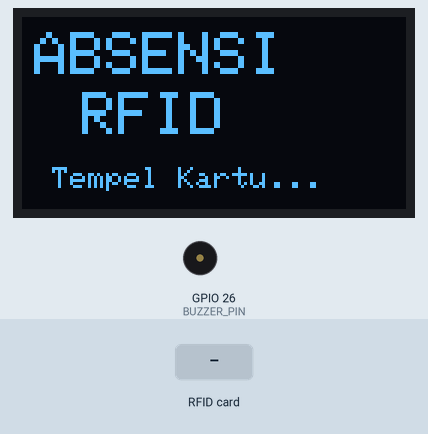
This sketch was run on a simulated ESP32. Shown: 128×64 one-colour display, buzzer (waves = sounding, pin HIGH). The test bench sets the inputs (shaded band). WiFi joins after 1.5 s; servers stay silent unless stated; uploads are accepted with an empty reply; the local clock reads 2024-03-15 10:24:30 at power-on unless the sketch sets it; what the sketch prints to the serial monitor is not drawn.

Above: at 6.0 s.
6.1 s: RFID card 74 4A 19 07 held to the reader
At 7.8 s:
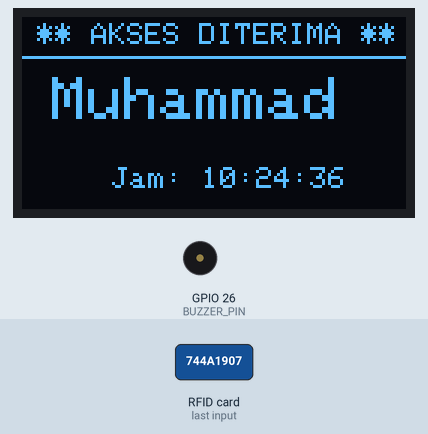
9.1 s: RFID card 43 06 18 07 held to the reader
At 11.0 s:
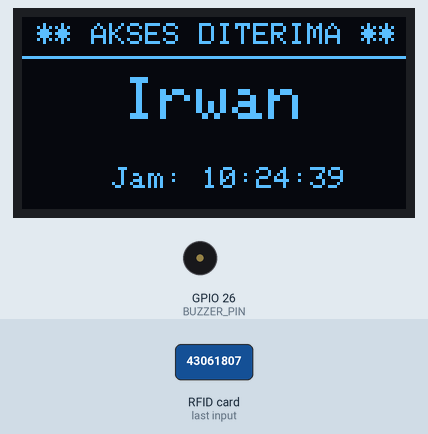
12.1 s: RFID card 5E CE F1 05 held to the reader
At 13.6 s:
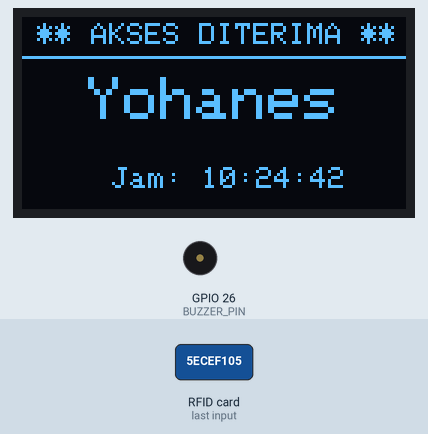
15.1 s: RFID card 5E 7A 19 C4 held to the reader
At 16.4 s:
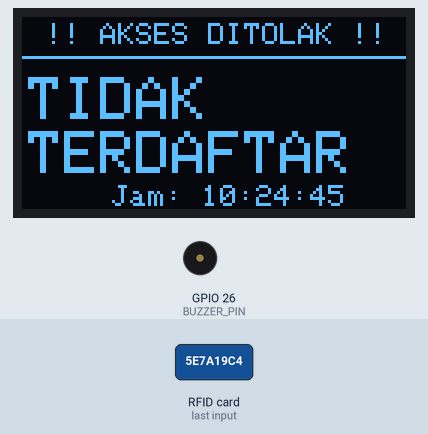
Timing chart, 0 to 18.1 s (numbered marks = the images above; inputs shaded):
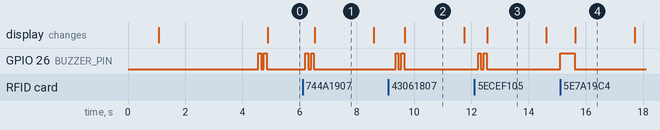

Measured:
- after the input at 6.1 s, GPIO 26 (BUZZER_PIN): alternates HIGH for 0.10 s and LOW for 0.10 s, 4 changes in all, then stays LOW, starting after 0.10 s; the display: changes after 0.42 s (image 1)
- after the input at 9.1 s, GPIO 26 (BUZZER_PIN): alternates HIGH for 0.10 s and LOW for 0.10 s, 4 changes in all, then stays LOW, starting after 0.25 s; the display: changes after 0.58 s (image 2)
- after the input at 12.1 s, GPIO 26 (BUZZER_PIN): alternates HIGH for 0.10 s and LOW for 0.10 s, 4 changes in all, then stays LOW, starting after 0.13 s; the display: changes after 0.46 s (image 3)
- after the input at 15.1 s, GPIO 26 (BUZZER_PIN): LOW → HIGH at once, → LOW 0.50 s later; the display: changes after 0.53 s (image 4)
- what the display in image 1 shows lasts 2.1 s, from 6.5 s to 8.6 s

The sketch:

ESP32_RFID_Attendance.ino
```cpp
// =====================================================
//   SISTEM ABSENSI RFID ESP32
//   Board   : ESP32 DevKit V1
//   Komponen: RFID RC522, OLED SSD1309 (Murni I2C 4-Pin), Buzzer
//   Waktu   : Sinkronisasi lokal dari Laptop/Server Backend
// =====================================================

// =====================================================
// LIBRARY
// =====================================================

#include <WiFi.h>
#include <WebServer.h>
#include <HTTPClient.h>
#include <time.h>
#include <sys/time.h>

#include <Wire.h>
#include <SPI.h>

#include <MFRC522.h>  // Library: MFRC522 by GithubCommunity

#include <Adafruit_GFX.h>      // Library: Adafruit GFX Library
#include <Adafruit_SSD1306.h>  // Library: Adafruit SSD1306

// =====================================================
// KONFIGURASI OLED
// OLED SSD1309 I2C 2.42 inch (128x64) - Versi Murni I2C 4-Pin
// =====================================================

#define OLED_WIDTH 128
#define OLED_HEIGHT 64
#define OLED_RESET -1       // Tetap -1 karena OLED murni I2C tidak memiliki pin reset fisik

// --- DIUBAH DI SINI ---
// Alamat diubah ke 0x3C sesuai dengan sablonan default pabrik di belakang PCB OLED kamu
#define OLED_I2C_ADDR 0x3C

Adafruit_SSD1306 display(OLED_WIDTH, OLED_HEIGHT, &Wire, OLED_RESET);

// =====================================================
// PIN RFID RC522
// =====================================================

#define RFID_SS_PIN 5
#define RFID_RST_PIN 15

#define SPI_SCK_PIN 18
#define SPI_MISO_PIN 19
#define SPI_MOSI_PIN 23

// =====================================================
// PIN I2C (Dipakai oleh OLED)
// =====================================================

#define I2C_SDA_PIN 21
#define I2C_SCL_PIN 22

// =====================================================
// PIN BUZZER
// =====================================================

#define BUZZER_PIN 26

// =====================================================
// KONFIGURASI WIFI
// =====================================================

const char* WIFI_SSID = "OPPO A76";
const char* WIFI_PASSWORD = "sukasuka";

// =====================================================
// KONFIGURASI BACKEND DASHBOARD
// =====================================================

const char* DEVICE_ID = "ESP32-RFID-01";
const char* ATTENDANCE_URL = "http://10.47.207.174:3001/api/attendance";
const char* HEARTBEAT_URL = "http://10.47.207.174:3001/api/device/heartbeat";
const char* TIME_URL = "http://10.47.207.174:3001/api/time";

// =====================================================
// INTERVAL WAKTU (dalam milidetik)
// =====================================================

const unsigned long TIME_SYNC_INTERVAL = 60UL * 1000UL;              // Sync jam tiap 1 menit dari server
const unsigned long HEARTBEAT_INTERVAL = 30UL * 1000UL;              // 30 detik
const unsigned long DISPLAY_HOLD_DURATION = 2000UL;                  // 2 detik untuk nahan layar absensi

// =====================================================
// OBJEK RFID
// =====================================================

MFRC522 mfrc522(RFID_SS_PIN, RFID_RST_PIN);

bool timeSynced = false;

// =====================================================
// WEB SERVER ESP32 LOKAL (Port 80)
// =====================================================

WebServer server(80);

// =====================================================
// DATA KARTU RFID YANG TERDAFTAR
// =====================================================

struct CardData {
  String uid;
  String name;
};

CardData allowedCards[] = {
  { "74 4A 19 07", "Muhammad Salmani" },
  { "43 06 18 07", "Irwan" },
  { "5E CE F1 05", "Yohanes" },
  { "05 8E 5D C2 DF E2 00", "Sinta Kasih" },
  { "05 80 4F D0 AE 92 00", "Prasetya" }
};

const int ALLOWED_CARD_COUNT = sizeof(allowedCards) / sizeof(allowedCards[0]);

// =====================================================
// VARIABEL STATUS TERAKHIR
// =====================================================

String lastUID = "-";
String lastName = "-";
String lastStatus = "MENUNGGU";
String lastTime = "-";
String lastDate = "-";
String lastBackendStatus = "BELUM KIRIM";

// =====================================================
// VARIABEL TIMER
// =====================================================

unsigned long lastHeartbeat = 0;
unsigned long lastTimeSync = 0;
unsigned long displayStateTime = 0;
bool displayingResult = false;

// =====================================================
// FUNGSI UTILITY & KONTROL KOMPONEN
// =====================================================

String jsonEscape(String value) {
  value.replace("\\", "\\\\");
  value.replace("\"", "\\\"");
  return value;
}

String statusForBackend(String status) {
  if (status == "DITERIMA") return "diterima";
  return "ditolak";
}

void beepOK() {
  digitalWrite(BUZZER_PIN, HIGH);
  delay(100);
  digitalWrite(BUZZER_PIN, LOW);
  delay(100);
  digitalWrite(BUZZER_PIN, HIGH);
  delay(100);
  digitalWrite(BUZZER_PIN, LOW);
}

void beepDenied() {
  digitalWrite(BUZZER_PIN, HIGH);
  delay(500);
  digitalWrite(BUZZER_PIN, LOW);
}

// =====================================================
// FUNGSI TAMPILAN OLED
// =====================================================

void oledStandby() {
  display.clearDisplay();
  display.setTextColor(SSD1306_WHITE);

  display.setTextSize(2);
  display.setCursor(4, 5);
  display.println("ABSENSI");
  display.setCursor(20, 25);
  display.println("RFID");

  display.setTextSize(1);
  display.setCursor(10, 50);
  display.println("Tempel Kartu...");

  display.display();
}

void oledAccepted(String name, String timeStr) {
  display.clearDisplay();
  display.setTextColor(SSD1306_WHITE);

  display.setTextSize(1);
  display.setCursor(5, 2);
  display.println("** AKSES DITERIMA **");

  display.drawLine(0, 13, 127, 13, SSD1306_WHITE);

  display.setTextSize(2);
  String displayName = name;
  if (displayName.length() > 9) {
    displayName = displayName.substring(0, 9);
  }
  int nameX = (OLED_WIDTH - (displayName.length() * 12)) / 2;
  if (nameX < 0) nameX = 0;
  display.setCursor(nameX, 20);
  display.println(displayName);

  display.setTextSize(1);
  display.setCursor(30, 50);
  display.print("Jam: ");
  display.println(timeStr);

  display.display();
}

void oledDenied(String timeStr) {
  display.clearDisplay();
  display.setTextColor(SSD1306_WHITE);

  display.setTextSize(1);
  display.setCursor(8, 2);
  display.println("!! AKSES DITOLAK !!");

  display.drawLine(0, 13, 127, 13, SSD1306_WHITE);

  display.setTextSize(2);
  display.setCursor(2, 20);
  display.println("TIDAK");
  display.setCursor(2, 38);
  display.println("TERDAFTAR");

  display.setTextSize(1);
  display.setCursor(30, 56);
  display.print("Jam: ");
  display.println(timeStr);

  display.display();
}

// =====================================================
// FUNGSI JARINGAN & BACKEND
// =====================================================

void connectWiFi() {
  if (WiFi.status() == WL_CONNECTED) return;

  Serial.println("Menghubungkan ke WiFi...");
  WiFi.mode(WIFI_STA);
  WiFi.begin(WIFI_SSID, WIFI_PASSWORD);

  int attempt = 0;
  while (WiFi.status() != WL_CONNECTED && attempt < 30) {
    delay(500);
    Serial.print(".");
    attempt++;
  }

  Serial.println();

  if (WiFi.status() == WL_CONNECTED) {
    Serial.println("WiFi Terhubung!");
    Serial.print("IP ESP32: ");
    Serial.println(WiFi.localIP());
  } else {
    Serial.println("Gagal terhubung ke WiFi.");
  }
}

bool syncTimeFromServer() {
  if (WiFi.status() != WL_CONNECTED) {
    return false;
  }

  Serial.println("Sinkronisasi waktu dari Server Backend...");
  HTTPClient http;
  http.begin(TIME_URL);
  int httpCode = http.GET();

  if (httpCode == 200) {
    String payload = http.getString();
    Serial.println("Respons waktu server: " + payload);

    // Parsing sederhana tanpa library JSON
    int yearIdx = payload.indexOf("\"year\":");
    int monthIdx = payload.indexOf("\"month\":");
    int dayIdx = payload.indexOf("\"day\":");
    int hourIdx = payload.indexOf("\"hour\":");
    int minuteIdx = payload.indexOf("\"minute\":");
    int secondIdx = payload.indexOf("\"second\":");

    if (yearIdx != -1 && monthIdx != -1 && dayIdx != -1 && hourIdx != -1 && minuteIdx != -1 && secondIdx != -1) {
      int year = payload.substring(yearIdx + 7, payload.indexOf(",", yearIdx)).toInt();
      int month = payload.substring(monthIdx + 8, payload.indexOf(",", monthIdx)).toInt();
      int day = payload.substring(dayIdx + 6, payload.indexOf(",", dayIdx)).toInt();
      int hour = payload.substring(hourIdx + 7, payload.indexOf(",", hourIdx)).toInt();
      int minute = payload.substring(minuteIdx + 9, payload.indexOf(",", minuteIdx)).toInt();
      int second = payload.substring(secondIdx + 9, payload.indexOf("}", secondIdx)).toInt();

      struct tm tm;
      tm.tm_year = year - 1900;
      tm.tm_mon = month - 1;
      tm.tm_mday = day;
      tm.tm_hour = hour;
      tm.tm_min = minute;
      tm.tm_sec = second;
      tm.tm_isdst = 0;

      time_t t = mktime(&tm);
      struct timeval now = { .tv_sec = t, .tv_usec = 0 };
      settimeofday(&now, NULL);

      timeSynced = true;
      lastTimeSync = millis();
      Serial.printf("Sukses sinkronisasi waktu: %04d-%02d-%02d %02d:%02d:%02d\n", year, month, day, hour, minute, second);
      http.end();
      return true;
    }
  }
  http.end();
  Serial.println("Gagal sinkronisasi waktu dari server.");
  return false;
}

void updateDateTime() {
  time_t now;
  struct tm timeinfo;
  time(&now);
  localtime_r(&now, &timeinfo);

  if (timeinfo.tm_year < 70) {
    lastTime = "00:00:00";
    lastDate = "1970-01-01";
    return;
  }

  char timeBuffer[10];
  snprintf(timeBuffer, sizeof(timeBuffer), "%02d:%02d:%02d",
           timeinfo.tm_hour, timeinfo.tm_min, timeinfo.tm_sec);
  lastTime = String(timeBuffer);

  char dateBuffer[12];
  snprintf(dateBuffer, sizeof(dateBuffer), "%04d-%02d-%02d",
           timeinfo.tm_year + 1900, timeinfo.tm_mon + 1, timeinfo.tm_mday);
  lastDate = String(dateBuffer);
}

bool postJson(const char* url, String json) {
  if (WiFi.status() != WL_CONNECTED) {
    Serial.println("WiFi tidak terhubung, melewati HTTP POST.");
    return false;
  }

  HTTPClient http;
  http.begin(url);
  http.addHeader("Content-Type", "application/json");

  Serial.print("POST ke: ");
  Serial.println(url);
  Serial.print("Payload: ");
  Serial.println(json);

  int httpCode = http.POST(json);
  String response = http.getString();

  Serial.print("HTTP Code: ");
  Serial.println(httpCode);
  Serial.print("Response: ");
  Serial.println(response);

  http.end();
  return (httpCode >= 200 && httpCode < 300);
}

void sendHeartbeat() {
  String json = "{";
  json += "\"deviceId\":\"" + String(DEVICE_ID) + "\",";
  json += "\"name\":\"ESP32 RFID Reader\",";
  json += "\"firmware\":\"1.0.0\",";
  json += "\"ipAddress\":\"" + WiFi.localIP().toString() + "\"";
  json += "}";

  postJson(HEARTBEAT_URL, json);
}

void sendAttendanceToDashboard() {
  String json = "{";
  json += "\"uid\":\"" + jsonEscape(lastUID) + "\",";
  json += "\"name\":\"" + jsonEscape(lastName) + "\",";
  json += "\"status\":\"" + statusForBackend(lastStatus) + "\",";
  json += "\"time\":\"" + jsonEscape(lastTime) + "\",";
  json += "\"date\":\"" + jsonEscape(lastDate) + "\",";
  json += "\"deviceId\":\"" + String(DEVICE_ID) + "\"";
  json += "}";

  bool sent = postJson(ATTENDANCE_URL, json);
  lastBackendStatus = sent ? "TERKIRIM" : "GAGAL KIRIM";
}

// =====================================================
// RFID & WEB SERVER UTILITY
// =====================================================

String getUIDString() {
  String uid = "";
  for (byte i = 0; i < mfrc522.uid.size; i++) {
    if (i > 0) uid += " ";
    if (mfrc522.uid.uidByte[i] < 0x10) uid += "0";
    uid += String(mfrc522.uid.uidByte[i], HEX);
  }
  uid.toUpperCase();
  return uid;
}

bool checkAllowedCard(String uid, String& cardName) {
  for (int i = 0; i < ALLOWED_CARD_COUNT; i++) {
    if (uid == allowedCards[i].uid) {
      cardName = allowedCards[i].name;
      return true;
    }
  }
  cardName = "TIDAK TERDAFTAR";
  return false;
}

String createHTML() {
  String html = "";
  html += "<!DOCTYPE html><html><head>";
  html += "<meta charset='UTF-8'>";
  html += "<meta http-equiv='refresh' content='3'>";
  html += "<meta name='viewport' content='width=device-width,initial-scale=1'>";
  html += "<title>Absensi RFID</title>";
  html += "<style>";
  html += "body{font-family:Arial,sans-serif;background:#f0f2f5;margin:0;padding:20px;text-align:center;}";
  html += ".card{background:#fff;max-width:420px;margin:auto;border-radius:16px;";
  html += "box-shadow:0 4px 15px rgba(0,0,0,0.12);padding:28px;}";
  html += "h1{color:#1a1a2e;margin-bottom:20px;font-size:22px;}";
  html += ".row{display:flex;justify-content:space-between;padding:10px 0;";
  html += "border-bottom:1px solid #eee;font-size:15px;}";
  html += ".row:last-child{border-bottom:none;}";
  html += ".label{color:#666;font-weight:bold;}";
  html += ".value{color:#333;text-align:right;max-width:60%;}";
  html += ".status-ok{color:#27ae60;font-weight:bold;}";
  html += ".status-deny{color:#e74c3c;font-weight:bold;}";
  html += ".status-wait{color:#f39c12;font-weight:bold;}";
  html += ".footer{margin-top:16px;font-size:12px;color:#aaa;}";
  html += "</style></head><body>";
  html += "<div class='card'>";
  html += "<h1>&#128100; ABSENSI RFID</h1>";

  String statusClass = "status-wait";
  if (lastStatus == "DITERIMA") statusClass = "status-ok";
  if (lastStatus == "DITOLAK") statusClass = "status-deny";

  html += "<div class='row'><span class='label'>Nama</span><span class='value'>" + lastName + "</span></div>";
  html += "<div class='row'><span class='label'>UID</span><span class='value'>" + lastUID + "</span></div>";
  html += "<div class='row'><span class='label'>Status</span><span class='value " + statusClass + "'>" + lastStatus + "</span></div>";
  html += "<div class='row'><span class='label'>Jam</span><span class='value'>" + lastTime + "</span></div>";
  html += "<div class='row'><span class='label'>Tanggal</span><span class='value'>" + lastDate + "</span></div>";
  html += "<div class='row'><span class='label'>Backend</span><span class='value'>" + lastBackendStatus + "</span></div>";
  html += "<div class='row'><span class='label'>IP ESP32</span><span class='value'>" + WiFi.localIP().toString() + "</span></div>";
  html += "<div class='footer'>Auto-refresh setiap 3 detik</div>";
  html += "</div></body></html>";

  return html;
}

void handleRoot() {
  server.send(200, "text/html", createHTML());
}

// =====================================================
// SETUP: INISIALISASI
// =====================================================

void setup() {
  Serial.begin(115200);
  Serial.println("=== SISTEM ABSENSI RFID MULAI ===");

  pinMode(BUZZER_PIN, OUTPUT);
  digitalWrite(BUZZER_PIN, LOW);

  Wire.begin(I2C_SDA_PIN, I2C_SCL_PIN);

  Serial.println("Memulai OLED SSD1309 I2C (0x3C)...");

  if (!display.begin(SSD1306_SWITCHCAPVCC, OLED_I2C_ADDR)) {
    Serial.println("ERROR: OLED tidak ditemukan pada alamat 0x3C!");
    while (true) {
      delay(1000);
    }
  } else {
    Serial.println("OLED 2.42\" (0x3C) berhasil diinisialisasi.");

    display.clearDisplay();
    display.setTextSize(1);
    display.setTextColor(SSD1306_WHITE);
    display.setCursor(15, 25);
    display.println("OLED BERHASIL");
    display.display();

    delay(1000);
  }
  display.clearDisplay();
  display.setTextSize(1);
  display.setTextColor(SSD1306_WHITE);
  display.setCursor(20, 20);
  display.println("Sistem Absensi");
  display.setCursor(30, 35);
  display.println("Memulai...");
  display.display();
  delay(1500);

  SPI.begin(SPI_SCK_PIN, SPI_MISO_PIN, SPI_MOSI_PIN, RFID_SS_PIN);
  mfrc522.PCD_Init();
  Serial.println("RFID RC522 siap.");

  connectWiFi();
  syncTimeFromServer();
  updateDateTime();

  server.on("/", handleRoot);
  server.begin();
  Serial.println("Web Server aktif di port 80.");

  if (WiFi.status() == WL_CONNECTED) {
    sendHeartbeat();
  }

  beepOK();
  oledStandby();

  Serial.println("Sistem siap. Tempelkan kartu RFID...");
  Serial.println("=====================================");
}

// =====================================================
// LOOP: PROGRAM UTAMA
// =====================================================

void loop() {
  server.handleClient();
  updateDateTime();

  // Reset layar ke standby setelah durasi selesai
  if (displayingResult && (millis() - displayStateTime >= DISPLAY_HOLD_DURATION)) {
    displayingResult = false;
    oledStandby();
  }

  // Rutinitas sinkronisasi waktu periodik dari Laptop/Server Backend
  if (WiFi.status() == WL_CONNECTED) {
    if (!timeSynced || (millis() - lastTimeSync > TIME_SYNC_INTERVAL)) {
      syncTimeFromServer();
    }
  }

  if (WiFi.status() == WL_CONNECTED && millis() - lastHeartbeat > HEARTBEAT_INTERVAL) {
    lastHeartbeat = millis();
    sendHeartbeat();
  }

  if (!mfrc522.PICC_IsNewCardPresent()) {
    delay(50);
    return;
  }

  if (!mfrc522.PICC_ReadCardSerial()) {
    return;
  }

  String uid = getUIDString();
  String cardName = "";
  bool allowed = checkAllowedCard(uid, cardName);

  Serial.println("-------------------------------------");
  Serial.print("UID Terdeteksi : ");
  Serial.println(uid);
  Serial.print("Nama           : ");
  Serial.println(cardName);

  lastUID = uid;
  lastName = cardName;

  updateDateTime();

  if (allowed) {
    lastStatus = "DITERIMA";
    Serial.println("Status         : AKSES DITERIMA");
    beepOK();
    oledAccepted(cardName, lastTime);
  } else {
    lastStatus = "DITOLAK";
    Serial.println("Status         : AKSES DITOLAK");
    beepDenied();
    oledDenied(lastTime);
  }

  displayingResult = true;
  displayStateTime = millis();

  sendAttendanceToDashboard();
  Serial.print("Backend Status : ");
  Serial.println(lastBackendStatus);
  Serial.println("-------------------------------------");

  mfrc522.PICC_HaltA();
  mfrc522.PCD_StopCrypto1();

  delay(1000);
}
```
